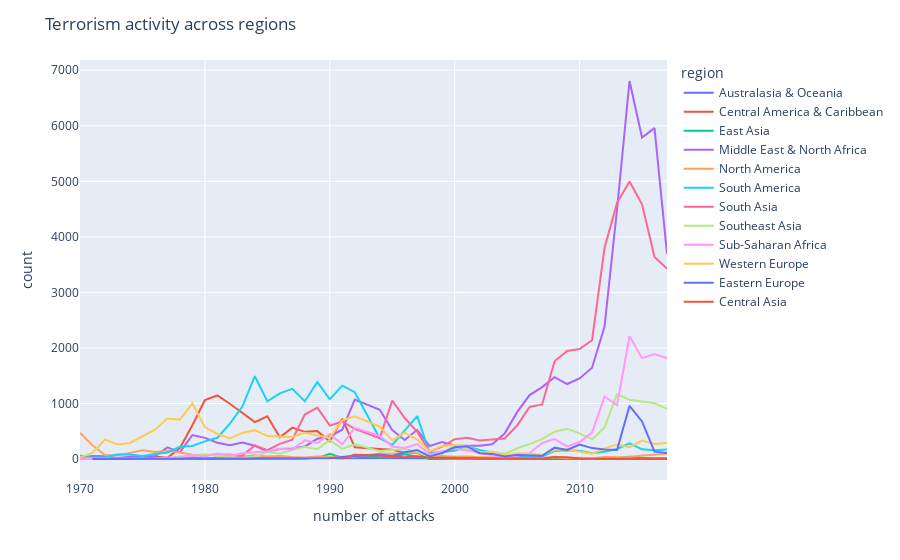

The code cell stored with this chart in its notebook:
### Code cell
# Display a line chart
fig2 = px.line(region_attack_year, x="year", y="count", color="region")

fig2.update_layout(
              title_text= "Terrorism activity across regions",
              xaxis_title="number of attacks"
              )

fig2.show()

### Figure 1 — Plotly figure (JSON) as saved in the notebook; plotly's stock layout.template omitted (floating-point values rounded to 4 significant figures)
{"data": [{"hovertemplate": "region=Australasia & Oceania<br>year=%{x}<br>count=%{y}<extra></extra>", "legendgroup": "Australasia & Oceania", "line": {"color": "#636efa", "dash": "solid"}, "marker": {"symbol": "circle"}, "mode": "lines", "name": "Australasia & Oceania", "orientation": "v", "showlegend": true, "type": "scatter", "x": [1970, 1971, 1972, 1973, 1974, 1978, 1979, 1980, 1981, 1982, 1984, 1985, 1986, 1987, 1988, 1989, 1990, 1991, 1992, 1994, 1995, 1996, 1997, 1998, 1999, 2000, 2001, 2002, 2003, 2006, 2007, 2008, 2009, 2010, 2013, 2014, 2015, 2016, 2017], "xaxis": "x", "y": [1, 1, 8, 1, 1, 2, 2, 6, 3, 2, 11, 7, 4, 3, 12, 29, 18, 10, 17, 13, 18, 19, 7, 6, 4, 6, 4, 2, 4, 2, 1, 8, 1, 1, 1, 9, 14, 10, 12], "yaxis": "y"}, {"hovertemplate": "region=Central America & Caribbean<br>year=%{x}<br>count=%{y}<extra></extra>", "legendgroup": "Central America & Caribbean", "line": {"color": "#EF553B", "dash": "solid"}, "marker": {"symbol": "circle"}, "mode": "lines", "name": "Central America & Caribbean", "orientation": "v", "showlegend": true, "type": "scatter", "x": [1970, 1971, 1972, 1973, 1974, 1975, 1976, 1977, 1978, 1979, 1980, 1981, 1982, 1983, 1984, 1985, 1986, 1987, 1988, 1989, 1990, 1991, 1992, 1994, 1995, 1996, 1997, 1998, 1999, 2000, 2001, 2002, 2003, 2004, 2005, 2006, 2007, 2009, 2010, 2011, 2012, 2013, 2014, 2015, 2016, 2017], "xaxis": "x", "y": [7, 5, 3, 6, 11, 9, 44, 24, 199, 609, 1061, 1145, 996, 836, 665, 771, 392, 565, 490, 503, 316, 727, 211, 180, 166, 116, 115, 1, 8, 13, 8, 3, 8, 5, 3, 5, 4, 9, 1, 1, 1, 13, 5, 1, 3, 4], "yaxis": "y"}, {"hovertemplate": "region=East Asia<br>year=%{x}<br>count=%{y}<extra></extra>", "legendgroup": "East Asia", "line": {"color": "#00cc96", "dash": "solid"}, "marker": {"symbol": "circle"}, "mode": "lines", "name": "East Asia", "orientation": "v", "showlegend": true, "type": "scatter", "x": [1970, 1971, 1973, 1974, 1975, 1976, 1977, 1978, 1979, 1980, 1981, 1982, 1983, 1984, 1985, 1986, 1987, 1988, 1989, 1990, 1991, 1992, 1994, 1995, 1996, 1997, 1998, 1999, 2000, 2001, 2002, 2003, 2004, 2005, 2008, 2009, 2010, 2011, 2012, 2013, 2014, 2015, 2016, 2017], "xaxis": "x", "y": [2, 1, 2, 3, 12, 2, 4, 35, 16, 1, 4, 2, 12, 15, 10, 10, 10, 16, 17, 96, 23, 71, 31, 34, 88, 40, 9, 4, 19, 18, 4, 5, 4, 2, 25, 8, 1, 4, 4, 15, 43, 27, 7, 7], "yaxis": "y"}, {"hovertemplate": "region=Middle East & North Africa<br>year=%{x}<br>count=%{y}<extra></extra>", "legendgroup": "Middle East & North Africa", "line": {"color": "#ab63fa", "dash": "solid"}, "marker": {"symbol": "circle"}, "mode": "lines", "name": "Middle East & North Africa", "orientation": "v", "showlegend": true, "type": "scatter", "x": [1970, 1971, 1972, 1973, 1974, 1975, 1976, 1977, 1978, 1979, 1980, 1981, 1982, 1983, 1984, 1985, 1986, 1987, 1988, 1989, 1990, 1991, 1992, 1994, 1995, 1996, 1997, 1998, 1999, 2000, 2001, 2002, 2003, 2004, 2005, 2006, 2007, 2008, 2009, 2010, 2011, 2012, 2013, 2014, 2015, 2016, 2017], "xaxis": "x", "y": [28, 54, 52, 19, 41, 44, 54, 210, 121, 433, 381, 294, 251, 299, 241, 132, 182, 191, 227, 365, 406, 529, 1072, 886, 523, 343, 526, 235, 305, 244, 239, 239, 265, 458, 844, 1152, 1296, 1473, 1351, 1452, 1643, 2386, 4496, 6806, 5790, 5958, 3697], "yaxis": "y"}, {"hovertemplate": "region=North America<br>year=%{x}<br>count=%{y}<extra></extra>", "legendgroup": "North America", "line": {"color": "#FFA15A", "dash": "solid"}, "marker": {"symbol": "circle"}, "mode": "lines", "name": "North America", "orientation": "v", "showlegend": true, "type": "scatter", "x": [1970, 1971, 1972, 1973, 1974, 1975, 1976, 1977, 1978, 1979, 1980, 1981, 1982, 1983, 1984, 1985, 1986, 1987, 1988, 1989, 1990, 1991, 1992, 1994, 1995, 1996, 1997, 1998, 1999, 2000, 2001, 2002, 2003, 2004, 2005, 2006, 2007, 2008, 2009, 2010, 2011, 2012, 2013, 2014, 2015, 2016, 2017], "xaxis": "x", "y": [472, 247, 73, 64, 111, 159, 125, 149, 117, 79, 75, 77, 86, 47, 67, 44, 53, 35, 30, 44, 37, 40, 41, 101, 94, 111, 137, 37, 56, 41, 48, 33, 34, 12, 22, 15, 18, 31, 16, 24, 12, 39, 32, 37, 62, 75, 97], "yaxis": "y"}, {"hovertemplate": "region=South America<br>year=%{x}<br>count=%{y}<extra></extra>", "legendgroup": "South America", "line": {"color": "#19d3f3", "dash": "solid"}, "marker": {"symbol": "circle"}, "mode": "lines", "name": "South America", "orientation": "v", "showlegend": true, "type": "scatter", "x": [1970, 1971, 1972, 1973, 1974, 1975, 1976, 1977, 1978, 1979, 1980, 1981, 1982, 1983, 1984, 1985, 1986, 1987, 1988, 1989, 1990, 1991, 1992, 1994, 1995, 1996, 1997, 1998, 1999, 2000, 2001, 2002, 2003, 2004, 2005, 2006, 2007, 2008, 2009, 2010, 2011, 2012, 2013, 2014, 2015, 2016, 2017], "xaxis": "x", "y": [65, 24, 33, 83, 81, 55, 91, 119, 222, 236, 319, 383, 639, 946, 1492, 1040, 1184, 1265, 1041, 1385, 1076, 1322, 1204, 373, 255, 515, 772, 108, 134, 150, 229, 162, 117, 42, 49, 50, 47, 144, 159, 148, 106, 133, 182, 283, 176, 159, 172], "yaxis": "y"}, {"hovertemplate": "region=South Asia<br>year=%{x}<br>count=%{y}<extra></extra>", "legendgroup": "South Asia", "line": {"color": "#FF6692", "dash": "solid"}, "marker": {"symbol": "circle"}, "mode": "lines", "name": "South Asia", "orientation": "v", "showlegend": true, "type": "scatter", "x": [1970, 1972, 1973, 1974, 1975, 1976, 1977, 1978, 1979, 1980, 1981, 1982, 1983, 1984, 1985, 1986, 1987, 1988, 1989, 1990, 1991, 1992, 1994, 1995, 1996, 1997, 1998, 1999, 2000, 2001, 2002, 2003, 2004, 2005, 2006, 2007, 2008, 2009, 2010, 2011, 2012, 2013, 2014, 2015, 2016, 2017], "xaxis": "x", "y": [1, 1, 1, 2, 4, 4, 2, 2, 34, 12, 23, 20, 63, 244, 161, 273, 348, 801, 926, 601, 677, 545, 376, 1051, 739, 490, 136, 225, 357, 385, 334, 353, 369, 604, 938, 982, 1759, 1945, 1981, 2138, 3803, 4612, 4998, 4585, 3639, 3430], "yaxis": "y"}, {"hovertemplate": "region=Southeast Asia<br>year=%{x}<br>count=%{y}<extra></extra>", "legendgroup": "Southeast Asia", "line": {"color": "#B6E880", "dash": "solid"}, "marker": {"symbol": "circle"}, "mode": "lines", "name": "Southeast Asia", "orientation": "v", "showlegend": true, "type": "scatter", "x": [1970, 1971, 1972, 1973, 1974, 1975, 1976, 1977, 1978, 1979, 1980, 1981, 1982, 1983, 1984, 1985, 1986, 1987, 1988, 1989, 1990, 1991, 1992, 1994, 1995, 1996, 1997, 1998, 1999, 2000, 2001, 2002, 2003, 2004, 2005, 2006, 2007, 2008, 2009, 2010, 2011, 2012, 2013, 2014, 2015, 2016, 2017], "xaxis": "x", "y": [10, 6, 15, 1, 3, 7, 10, 8, 44, 67, 86, 50, 41, 18, 46, 128, 102, 162, 219, 179, 339, 184, 267, 143, 156, 180, 124, 32, 103, 252, 182, 106, 134, 93, 195, 270, 360, 493, 547, 462, 354, 570, 1170, 1067, 1035, 1003, 905], "yaxis": "y"}, {"hovertemplate": "region=Sub-Saharan Africa<br>year=%{x}<br>count=%{y}<extra></extra>", "legendgroup": "Sub-Saharan Africa", "line": {"color": "#FF97FF", "dash": "solid"}, "marker": {"symbol": "circle"}, "mode": "lines", "name": "Sub-Saharan Africa", "orientation": "v", "showlegend": true, "type": "scatter", "x": [1970, 1971, 1973, 1974, 1975, 1976, 1977, 1978, 1979, 1980, 1981, 1982, 1983, 1984, 1985, 1986, 1987, 1988, 1989, 1990, 1991, 1992, 1994, 1995, 1996, 1997, 1998, 1999, 2000, 2001, 2002, 2003, 2004, 2005, 2006, 2007, 2008, 2009, 2010, 2011, 2012, 2013, 2014, 2015, 2016, 2017], "xaxis": "x", "y": [3, 2, 3, 7, 12, 11, 26, 27, 73, 45, 98, 59, 106, 123, 141, 185, 174, 336, 291, 449, 265, 562, 415, 225, 201, 270, 83, 137, 185, 155, 110, 66, 28, 54, 106, 290, 360, 229, 306, 475, 1127, 972, 2210, 1817, 1892, 1814], "yaxis": "y"}, {"hovertemplate": "region=Western Europe<br>year=%{x}<br>count=%{y}<extra></extra>", "legendgroup": "Western Europe", "line": {"color": "#FECB52", "dash": "solid"}, "marker": {"symbol": "circle"}, "mode": "lines", "name": "Western Europe", "orientation": "v", "showlegend": true, "type": "scatter", "x": [1970, 1971, 1972, 1973, 1974, 1975, 1976, 1977, 1978, 1979, 1980, 1981, 1982, 1983, 1984, 1985, 1986, 1987, 1988, 1989, 1990, 1991, 1992, 1994, 1995, 1996, 1997, 1998, 1999, 2000, 2001, 2002, 2003, 2004, 2005, 2006, 2007, 2008, 2009, 2010, 2011, 2012, 2013, 2014, 2015, 2016, 2017], "xaxis": "x", "y": [30, 112, 352, 263, 289, 403, 528, 731, 710, 1003, 575, 452, 373, 470, 520, 413, 409, 397, 475, 423, 381, 696, 769, 584, 337, 476, 349, 141, 236, 253, 234, 120, 121, 59, 104, 98, 72, 163, 182, 133, 95, 193, 261, 215, 333, 273, 291], "yaxis": "y"}, {"hovertemplate": "region=Eastern Europe<br>year=%{x}<br>count=%{y}<extra></extra>", "legendgroup": "Eastern Europe", "line": {"color": "#636efa", "dash": "solid"}, "marker": {"symbol": "circle"}, "mode": "lines", "name": "Eastern Europe", "orientation": "v", "showlegend": true, "type": "scatter", "x": [1971, 1979, 1981, 1982, 1984, 1985, 1989, 1990, 1991, 1992, 1994, 1995, 1996, 1997, 1998, 1999, 2000, 2001, 2002, 2003, 2004, 2005, 2006, 2007, 2008, 2009, 2010, 2011, 2012, 2013, 2014, 2015, 2016, 2017], "xaxis": "x", "y": [1, 1, 2, 2, 2, 1, 1, 13, 38, 54, 84, 56, 121, 164, 48, 109, 213, 230, 106, 93, 45, 73, 67, 60, 205, 164, 260, 197, 173, 164, 959, 678, 133, 110], "yaxis": "y"}, {"hovertemplate": "region=Central Asia<br>year=%{x}<br>count=%{y}<extra></extra>", "legendgroup": "Central Asia", "line": {"color": "#EF553B", "dash": "solid"}, "marker": {"symbol": "circle"}, "mode": "lines", "name": "Central Asia", "orientation": "v", "showlegend": true, "type": "scatter", "x": [1991, 1992, 1994, 1995, 1996, 1997, 1998, 1999, 2000, 2001, 2002, 2003, 2004, 2005, 2006, 2007, 2008, 2009, 2010, 2011, 2012, 2013, 2014, 2015, 2016, 2017], "xaxis": "x", "y": [7, 77, 65, 55, 33, 49, 25, 24, 21, 18, 6, 7, 8, 11, 6, 4, 36, 31, 9, 9, 12, 7, 9, 10, 17, 7], "yaxis": "y"}], "layout": {"legend": {"title": {"text": "region"}, "tracegroupgap": 0}, "margin": {"t": 60}, "title": {"text": "Terrorism activity across regions"}, "xaxis": {"anchor": "y", "domain": [0, 1], "title": {"text": "number of attacks"}}, "yaxis": {"anchor": "x", "domain": [0, 1], "title": {"text": "count"}}}}
